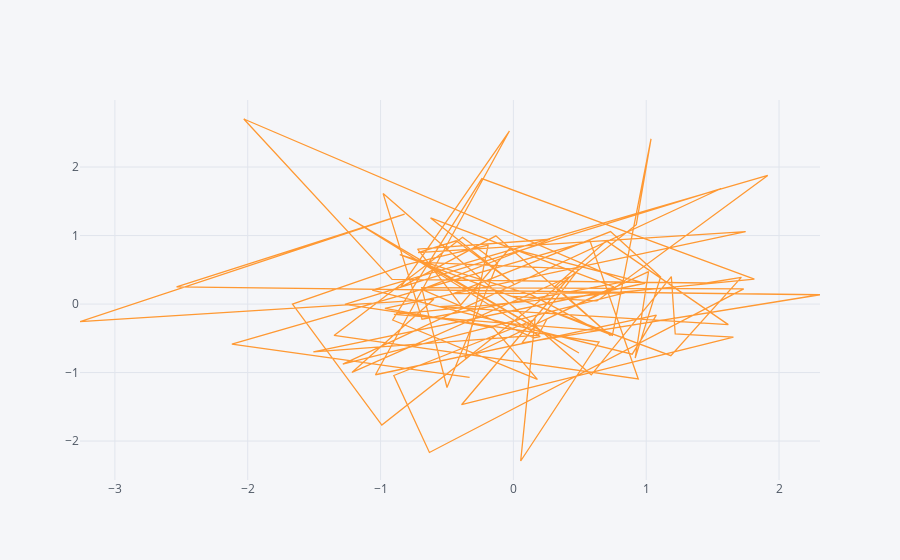

This figure's notebook cell:
### Markdown cell above
## Scatter

### Code cell
#by default plotly is going to make a line so use mode ='markers'
df.iplot(kind='scatter',x='A',y='B',size=10)
